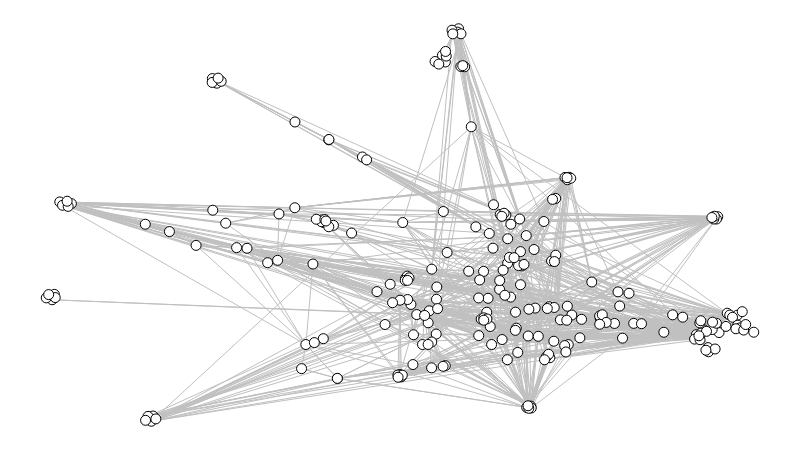

Notebook source saved alongside this figure:
### Code cell
sn.node_size = 10
sn.node_color = (255, 255, 255)

sn.edge_width = 1
sn.edge_color = (192, 192, 192)

sn.node_label_position = 'hover'
g = sn.load_graph('players.gml', has_pos=False)
undirected = g.to_undirected()
sn.show_graph(undirected, nlab=True)

### Figure 1 — Plotly figure (JSON) as saved in the notebook; plotly's stock layout.template omitted (floating-point values rounded to 4 significant figures; data arrays with more than 128 entries replaced by an {"elided": "..."} marker saying what was removed)
{"data": [{"hoverinfo": "none", "line": {"color": "rgb(192, 192, 192)", "width": 1}, "mode": "lines", "type": "scatter", "uid": "180b68f4-f76e-11e8-b18c-704d7b885bfd", "x": {"elided": "3837 float values"}, "y": {"elided": "3837 float values"}}, {"hoverinfo": "text", "marker": {"color": "rgb(255, 255, 255)", "line": {"color": "rgb(0, 0, 0)", "width": 1}, "size": 10}, "mode": "markers", "text": {"elided": "238 str values"}, "textfont": {"color": "rgb(0, 0, 0)"}, "textposition": "middle center", "type": "scatter", "uid": "180b68f5-f76e-11e8-abb9-704d7b885bfd", "x": {"elided": "238 float values"}, "y": {"elided": "238 float values"}}], "layout": {"height": 450, "margin": {"b": 0, "l": 0, "r": 0, "t": 0}, "showlegend": false, "width": 800, "xaxis": {"showgrid": false, "showticklabels": false, "zeroline": false}, "yaxis": {"showgrid": false, "showticklabels": false, "zeroline": false}}}
